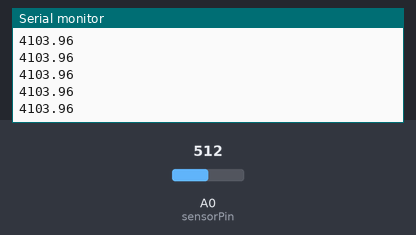
Recording of a sketch running on a simulated Arduino Uno, built with avr-gcc and run on an emulated ATmega328P. Parts: the last lines printed to the serial monitor. Inputs (shaded band) come from the test bench; at power-on: A0 (sensorPin) = 512.

Above: at 1.2 s.
1.3 s: A0 (sensorPin) set to 994
At 1.9 s:
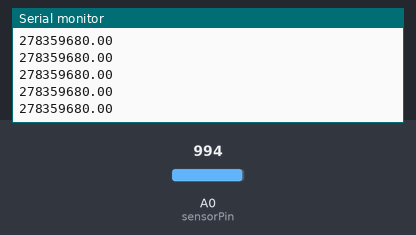
2.8 s: A0 (sensorPin) set to 1012
At 3.7 s:
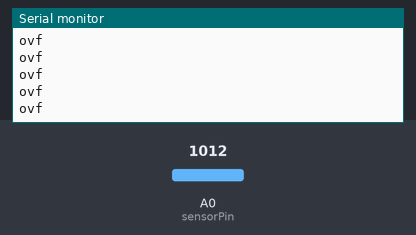

Measured:
- the behaviour switches between 1011 and 1012 on A0 (sensorPin) (found by bisection; images 1 and 2)
- after the input at 1.3 s, the serial monitor: prints a new line after 0.07 s (image 1)
- after the input at 2.8 s, the serial monitor: prints a new line after 0.08 s (image 2)

The sketch:

MQ7.ino
```cpp
// This sensor can detect smoke, methane, carbon dioxide and other gases CO

#define sensorPin 0

void setup() {
  Serial.begin(9600);  // Start serial for output
}

//VARIABLES
// CO
float Ro = 10000.0;    // this has to be tuned 10K Ohm
int val = 0;        // variable to store the value coming from the sensor
float Vrl = 0.0;
float Rs = 0.0;
float ratio = 0.0;

// get CO ppm

float get_CO (float ratio){
  float ppm = 0.0;
  ppm = 37143 * pow (ratio, -3.178);
  return ppm;
}

float GETCO(){
  val = analogRead(sensorPin);     // read the value from the analog sensor
  Vrl = val * ( 5.00 / 1024.0  );      // V
  Rs = 20000 * ( 5.00 - Vrl) / Vrl ;   // Ohm
  ratio =  Rs/Ro;
  return ratio;
}

void loop() {
  Serial.println(get_CO(GETCO()));
}
```
